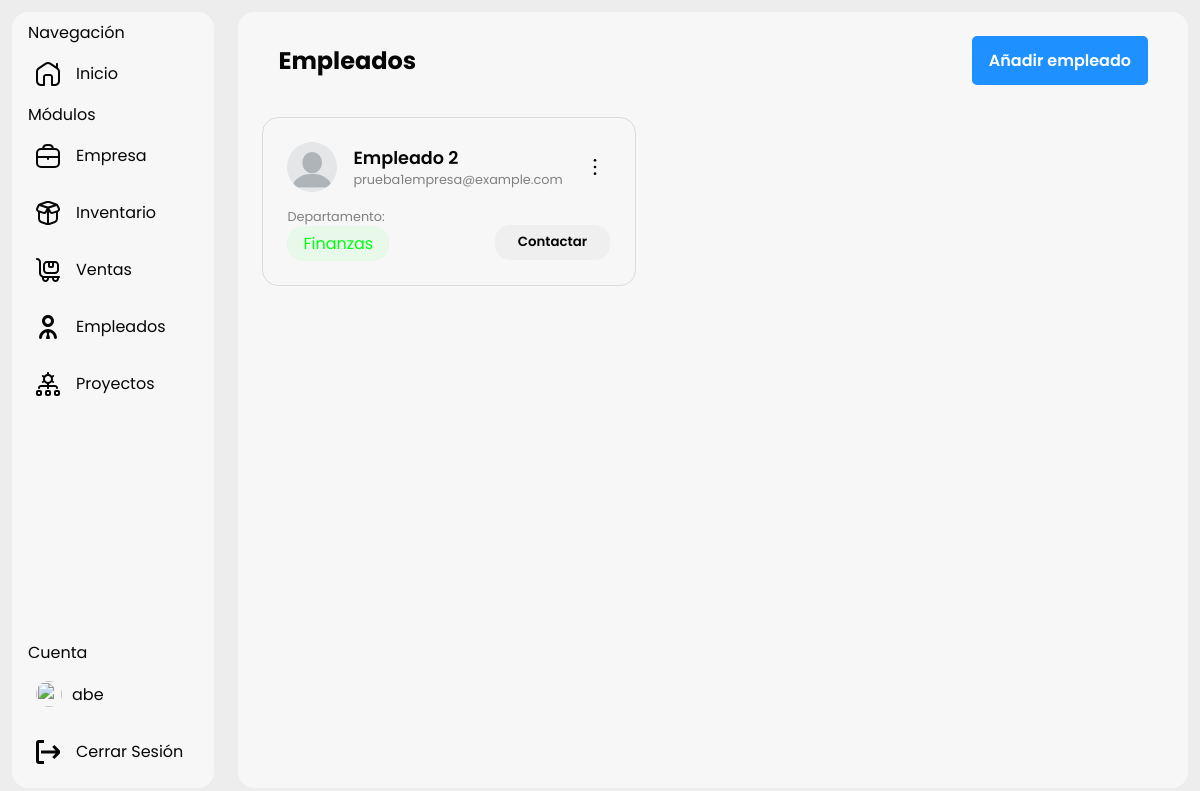
Page /employees (signed in) on the committed database.
### main.py (models this page shows, shortened)
class Users(db.Model):
    id = db.Column(db.Integer, primary_key=True)
    name = db.Column(db.String(100), nullable=False)
    email = db.Column(db.String(100), nullable=False, unique=True)
    password = db.Column(db.String(100), nullable=False)
    image = db.Column(db.String(100))
    created_at = db.Column(db.DateTime, nullable=False, default=datetime.utcnow)

class Employees(db.Model):
    id = db.Column(db.Integer, primary_key=True)
    name = db.Column(db.String(100), nullable=False)
    department = db.Column(db.String(100), nullable=False)
    contact = db.Column(db.String(100), nullable=False)

### main.py (the view)
@app.route("/employees")
def employees():
    departments = Departments.query.all()
    employees = Employees.query.all()
    users = Users.query.all()
    return render_template(
        "employees.html",
        name=session["user_name"],
        users=users,
        employees=employees,
        departments=departments,
    )

### templates/employees.html (shortened to what this page needs)
{% extends "base.html" %} {% block title %}Empleados{% endblock %}{% block
content %} {% include "sidebar.html" %}
<link
  rel="stylesheet"
  href="{{url_for('static', filename = 'style/employees.css')}}"
/>
<section>
  <header>
    <h1>Empleados</h1>
    <button id="btn_add_new_employer">Añadir empleado</button>
  </header>
  <main>
    <div class="container_cards_employees">
      {% for employer in employees %}
      <div class="employer_card">
        <header>
          <img
            src="{{url_for('static', filename = 'img/default-user.webp')}}"
            alt=""
          />
          <div class="employer_details">
            <span>{{employer.name}}</span>
            <span>{{employer.contact}}</span>
          </div>
          <button onclick="showDeleteForm(this)">
            <svg
              xmlns="http://www.w3.org/2000/svg"
              id="Outline"
              viewBox="0 0 24 24"
              width="16"
              height="16"
            >
              <circle cx="12" cy="2" r="2" />
              <circle cx="12" cy="12" r="2" />
              <circle cx="12" cy="22" r="2" />
            </svg>
          </button>
        </header>
        <main>
          <div class="employer_department_details">
            <span>Departamento: </span>
            {% for department in departments %} {% if employer.department ==
            department.name %}
            <span
              style="color: {{department.color}}; background-color: {{department.color}}10;"
              >{{employer.department}}</span
            >
            {% endif %} {% endfor %}
          </div>
          <button>Contactar</button>
        </main>
      </div>
      {% endfor %}
    </div>
  </main>
</section>
{% endblock %}

### templates/sidebar.html (shortened to what this page needs)
{% block navbar %}
<nav class="sidebar">
  <div class="top">
    <p>Navegación</p>
    <a href="{{ url_for('landing_page') }}"
      ><?xml version="1.0" encoding="UTF-8"?>
      Inicio</a
    >
    <p>Módulos</p>
    <a href="{{ url_for('company') }}">
      Empresa</a
    >
    <a href="{{ url_for('inventory') }}">
      Inventario</a
    >
    <a href="{{ url_for('sales') }}">
      Ventas</a
    >
    <a href="{{ url_for('employees') }}">
      Empleados</a
    >
    <a href="{{ url_for('projects') }}">
      Proyectos</a
    >
  </div>
  <div class="bottom">
    <p>Cuenta</p>
    <div id="container_account">
      {% if session.user_image == "" %}
      <img
        style="width: 26px; height: 26px; border-radius: 100%"
        src="{{url_for('static', filename = 'img/default-user.webp')}}"
        alt=""
      />
      {% else %}
      <img
        style="width: 26px; height: 26px; border-radius: 100%"
        src="{{ url_for('static', filename=session['user_image']) }}"
        alt=""
      />
      {% endif %}
      <span>{{ session.user_name }}</span>
    </div>
    <a href="{{ url_for('logout') }}">
      Cerrar Sesión</a
    >
  </div>
</nav>
{% endblock %}

### static/style/global.css (style rules this page uses)
:root { --primary-font-hover: dodgerblue; color-scheme: light dark; }
* { padding: 0; margin: 0; box-sizing: border-box; font-family: "Poppins", serif; }
body { max-height: 100vh; background-color: light-dark(#ededed, #121212); }
.sidebar { color: light-dark(#060606, #fefefe); display: flex; flex-direction: column; justify-content: space-between; background-color: light-dark(#f7f7f7, #282828); border-radius: 1rem; width: fit-content; width: 250px; margin: 1%; padding: 0.5rem; }
#container_account { display: flex; align-items: center; gap: 10px; padding: 1rem; overflow: hidden; cursor: pointer; }
#container_account img { height: 24px; width: 24px; }
.sidebar p { padding-left: 0.5rem; font-weight: 400; }
.sidebar svg { fill: light-dark(#060606, #fefefe); }
.sidebar a { text-decoration: none; padding: 1rem; display: flex; align-items: center; gap: 1rem; width: 100%; height: fit-content; border-radius: 1rem; color: light-dark(#060606, #fefefe); }

### static/style/employees.css (style rules this page uses)
* { color-scheme: light dark; }
::placeholder { color: light-dark(#adadad, #c8c8c8); }
body { display: flex; height: 100svh; }
section { padding: 0.5rem; border-radius: 1rem; width: 99%; color: light-dark(#060606, #fefefe); background-color: light-dark(#f7f7f7, #282828); margin: 1%; }
section header { padding: 1rem 2rem; display: flex; justify-content: space-between; align-items: center; }
section header button { color: #fefefe; background-color: dodgerblue; padding: 10px 15px; border: 2px solid dodgerblue; border-radius: 5px; transition: 0.1s ease; font-weight: 600; font-size: 1rem; }
section main { height: 85%; overflow-y: scroll; }
.container_cards_employees { padding: 1rem; display: grid; grid-template-columns: repeat(3, 1fr); gap: 1rem; }
.employer_card { display: flex; flex-direction: column; border: 1px solid; border-color: light-dark(#dbdbdb, #3f3f3f); border-radius: 1rem; padding: 1.5rem; gap: 1rem; grid-column: span 1 !important; }
.employer_card header { position: relative; padding: 0; display: flex; justify-content: start; gap: 1rem; }
.employer_card header img { border-radius: 100%; width: 50px; height: 50px; }
.employer_card header button { margin-left: auto; background-color: transparent; border: none; color: light-dark(#060606, #fefefe); fill: light-dark(#060606, #fefefe); margin-left: auto; border-radius: 100%; display: flex; align-items: center; justify-content: center; padding: 0.5rem; }
.employer_card header .employer_details { display: flex; flex-direction: column; }
.employer_card header .employer_details span:nth-child(1) { font-weight: 600; font-size: 1.1rem; }
.employer_card header .employer_details span:nth-child(2) { color: gray; font-size: 0.8rem; }
.employer_card main { overflow: hidden; }
.employer_card main .employer_department_details { display: flex; flex-direction: column; font-size: 0.8rem; color: gray; }
.employer_card main .employer_department_details span:nth-child(2) { background-color: rgba(30, 143, 255, 0.511); width: fit-content; color: light-dark(#060606, #fefefe); font-size: 1rem; padding: 0.3rem 1rem; border-radius: 1rem; }
.employer_card main { display: flex; justify-content: space-between; align-items: end; }
.employer_card main button { border: 1px solid; border-color: light-dark(#f7f7f7, #282828); height: 70%; width: fit-content; padding: 0.1rem 1.4rem; border-radius: 1rem; font-weight: 600; }

### rows in the picture
Users: user_name "abe"
Employees: name "Empleado 2", contact "prueba1empresa@example.com", department "Finanzas"
